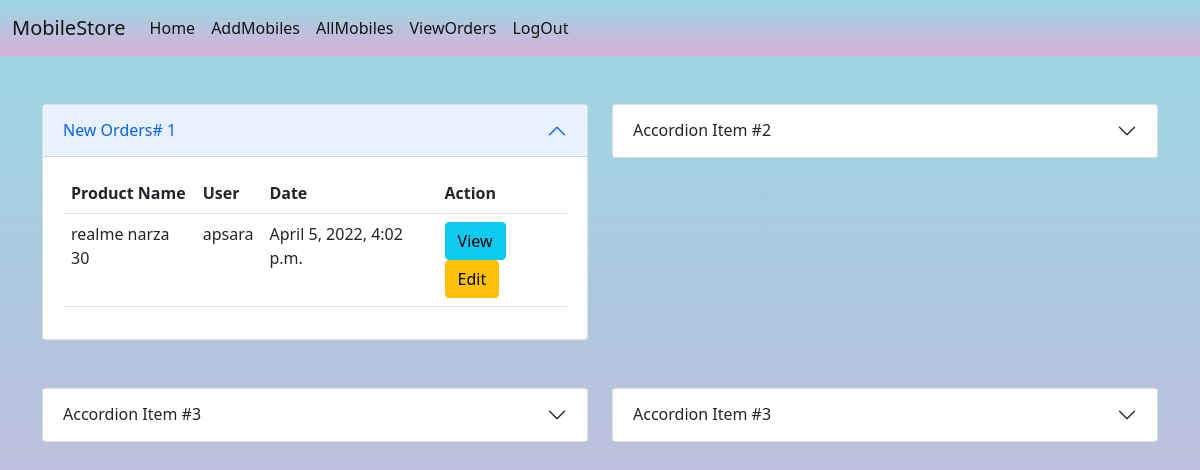
Page /owner/dashboard (signed in) on the earlier database version.
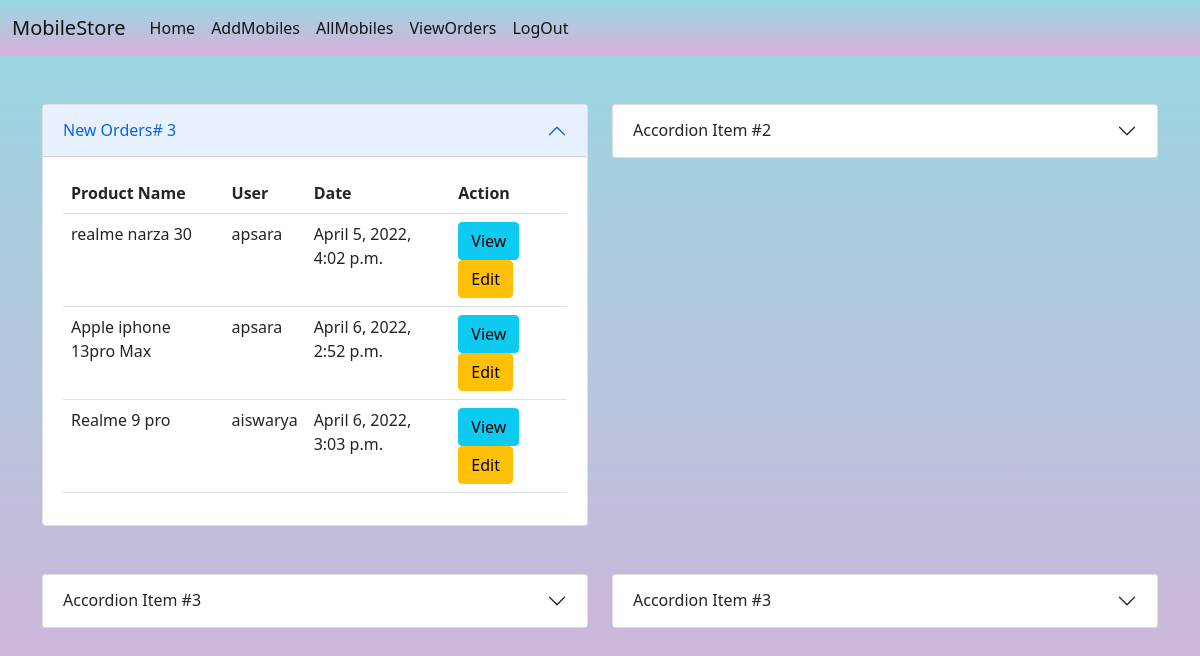
Same page on the later database version.
### customer/models.py (models this page shows)
class Orders(models.Model):
    product = models.ForeignKey(Mobiles, on_delete=models.CASCADE)
    user = models.ForeignKey(User, on_delete=models.CASCADE)
    address = models.CharField(max_length=120)
    qty = models.PositiveIntegerField(default=1)
    date = models.DateTimeField(auto_now_add=True, null=True)
    d_date = datetime.today()+timedelta(days=5)
    expected_delivery_date = models.DateField(default=d_date, null=True)
    options = (
        ("orderplaced", "orderplaced"),
        ("dispatched", "dispatched"),
        ("in_transmit", "in_transmit"),
        ("delivered", "delivered"),
        ("order_cancelled", "order_cancelled")
    )
    status = models.CharField(max_length=20, choices=options, default="orderplaced")

### owner/models.py (models this page shows, shortened)
class Mobiles(models.Model):
    mobile_name = models.CharField(max_length=120)
    price = models.PositiveIntegerField()
    image = models.ImageField(upload_to="images", null=True)
    RAM_ROM = models.CharField(max_length=120)
    processor = models.CharField(max_length=50)
    rear_camera = models.CharField(max_length=50)
    front_camera = models.CharField(max_length=50)
    battery = models.CharField(max_length=50, null=True)
    display = models.CharField(max_length=120)
    stock = models.PositiveIntegerField()

### owner/views.py (the view)
# urls.py: path("dashboard", views.DashBoardView.as_view(), name="dashboard"),
@method_decorator(admin_sign_in_required, name="dispatch")
class DashBoardView(TemplateView):
    template_name = "dashboard.html"
    def get(self, request, *args, **kwargs):
        new_orders = Orders.objects.filter(status="orderplaced")
        return render(request, self.template_name, {"new_orders": new_orders})

### owner/templates/dashboard.html (shortened to what this page needs)
{%extends 'base.html'%}
{%block body_block%}
<div class="row mt-5">
    <div class="col-6">
        <div class="accordion-item">
            <h2 class="accordion-header" id="headingOne">
                <button class="accordion-button" type="button" data-bs-toggle="collapse" data-bs-target="#collapseOne"
                        aria-expanded="true" aria-controls="collapseOne">
                   New Orders# {{new_orders|length}}
                </button>
            </h2>
            <div id="collapseOne" class="accordion-collapse collapse show" aria-labelledby="headingOne"
                 data-bs-parent="#accordionExample">
                <div class="accordion-body">
                   <table class="table">
                       <tr>
                           <th>Product Name</th>
                           <th>User</th>
                           <th>Date</th>
                           <th>Action</th>
                       </tr>
                       {%for order in new_orders%}
                       <tr>
                           <td>{{order.product.mobile_name}}</td>
                           <td>{{order.user}}</td>
                           <td>{{order.date}}</td>
                           <td>
                               <a href="{%url 'order_detail' order.id%}" class="btn btn-info">View</a>
                               <a href="{%url 'order_edit' order.id%}" class="btn btn-warning">Edit</a>
                           </td>
                       </tr>
                       {%endfor%}
                   </table>
                </div>
            </div>
        </div>
    </div>
    <div class="col-6">
        <div class="accordion-item">
            <h2 class="accordion-header" id="headingTwo">
                <button class="accordion-button collapsed" type="button" data-bs-toggle="collapse"
                        data-bs-target="#collapseTwo" aria-expanded="false" aria-controls="collapseTwo">
                    Accordion Item #2
                </button>
            </h2>
        </div>
    </div>
</div>
<div class="row mt-5">
    <div class="col-6">
        <div class="accordion-item">
            <h2 class="accordion-header" id="headingThree">
                <button class="accordion-button collapsed" type="button" data-bs-toggle="collapse"
                        data-bs-target="#collapseThree" aria-expanded="false" aria-controls="collapseThree">
                    Accordion Item #3
                </button>
            </h2>
        </div>
    </div>
    <div class="col-6">
        <div class="accordion-item">
            <h2 class="accordion-header" id="headingFour">
                <button class="accordion-button collapsed" type="button" data-bs-toggle="collapse"
                        data-bs-target="#collapseFour" aria-expanded="false" aria-controls="collapseFour">
                    Accordion Item #3
                </button>
            </h2>
        </div>
    </div>
</div>
{%endblock%}

Differences in the rows shown:
added Orders: product.mobile_name "Apple iphone 13pro Max", user "apsara", date "April 6, 2022, 2:52 p.m."
added Orders: product.mobile_name "Realme 9 pro", user "aiswarya", date "April 6, 2022, 3:03 p.m."
Other differences:
{{ new_orders|length }}: "1" → "3"
